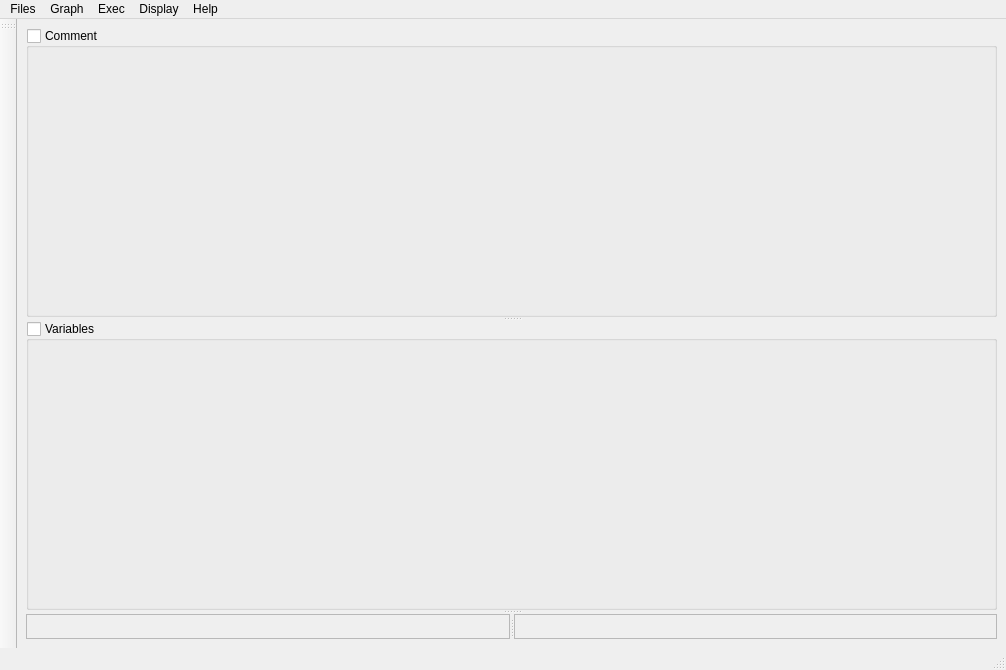
<?xml version="1.0" encoding="UTF-8"?>
<ui version="4.0">
 <class>mwGrapher</class>
 <widget class="QMainWindow" name="mwGrapher">
  <property name="geometry">
   <rect>
    <x>0</x>
    <y>0</y>
    <width>1006</width>
    <height>670</height>
   </rect>
  </property>
  <property name="windowTitle">
   <string>Grapher</string>
  </property>
  <widget class="QWidget" name="centralwidget">
   <layout class="QGridLayout" name="gridLayout">
    <item row="0" column="0">
     <widget class="QSplitter" name="splitter_2">
      <property name="orientation">
       <enum>Qt::Vertical</enum>
      </property>
      <widget class="QGroupBox" name="gbComment">
       <property name="sizePolicy">
        <sizepolicy hsizetype="Preferred" vsizetype="MinimumExpanding">
         <horstretch>0</horstretch>
         <verstretch>0</verstretch>
        </sizepolicy>
       </property>
       <property name="title">
        <string>Comment</string>
       </property>
       <property name="flat">
        <bool>false</bool>
       </property>
       <property name="checkable">
        <bool>true</bool>
       </property>
       <property name="checked">
        <bool>false</bool>
       </property>
       <layout class="QGridLayout" name="glComment">
        <property name="margin">
         <number>0</number>
        </property>
        <property name="spacing">
         <number>0</number>
        </property>
       </layout>
      </widget>
      <widget class="QGroupBox" name="gbVariables">
       <property name="sizePolicy">
        <sizepolicy hsizetype="Preferred" vsizetype="MinimumExpanding">
         <horstretch>0</horstretch>
         <verstretch>0</verstretch>
        </sizepolicy>
       </property>
       <property name="title">
        <string>Variables</string>
       </property>
       <property name="flat">
        <bool>false</bool>
       </property>
       <property name="checkable">
        <bool>true</bool>
       </property>
       <property name="checked">
        <bool>false</bool>
       </property>
       <layout class="QGridLayout" name="glVariables">
        <property name="margin">
         <number>0</number>
        </property>
        <property name="spacing">
         <number>0</number>
        </property>
       </layout>
      </widget>
      <widget class="QSplitter" name="splitter">
       <property name="orientation">
        <enum>Qt::Horizontal</enum>
       </property>
       <widget class="QFrame" name="vfGraphZone">
        <property name="frameShape">
         <enum>QFrame::StyledPanel</enum>
        </property>
        <layout class="QVBoxLayout" name="vlGraphZone">
         <property name="spacing">
          <number>0</number>
         </property>
         <property name="margin">
          <number>0</number>
         </property>
        </layout>
       </widget>
       <widget class="QFrame" name="vfNodeEditor">
        <property name="frameShape">
         <enum>QFrame::StyledPanel</enum>
        </property>
        <layout class="QVBoxLayout" name="vlNodeEditor">
         <property name="spacing">
          <number>0</number>
         </property>
         <property name="margin">
          <number>0</number>
         </property>
        </layout>
       </widget>
      </widget>
     </widget>
    </item>
   </layout>
  </widget>
  <widget class="QMenuBar" name="menubar">
   <property name="geometry">
    <rect>
     <x>0</x>
     <y>0</y>
     <width>1006</width>
     <height>21</height>
    </rect>
   </property>
   <widget class="QMenu" name="menuDisplay">
    <property name="title">
     <string>Display</string>
    </property>
    <widget class="QMenu" name="menuToolBarOptions">
     <property name="title">
      <string>Tool Bar Options</string>
     </property>
     <widget class="QMenu" name="menuToolBarOrient">
      <property name="title">
       <string>Tool Bar Orient</string>
      </property>
      <addaction name="miBarHorizontal"/>
      <addaction name="miBarVertical"/>
     </widget>
     <widget class="QMenu" name="menuToolTabOrient">
      <property name="title">
       <string>Tool Tab Orient</string>
      </property>
      <addaction name="miTabNorth"/>
      <addaction name="miTabSouth"/>
      <addaction name="miTabWest"/>
      <addaction name="miTabEast"/>
     </widget>
     <addaction name="menuToolBarOrient"/>
     <addaction name="menuToolTabOrient"/>
     <addaction name="separator"/>
     <addaction name="miToolsIconOnly"/>
    </widget>
    <addaction name="miToolsVisibility"/>
    <addaction name="miNodeEditor"/>
    <addaction name="miGraphScene"/>
    <addaction name="separator"/>
    <addaction name="menuToolBarOptions"/>
   </widget>
   <widget class="QMenu" name="menuGraph">
    <property name="title">
     <string>Graph</string>
    </property>
   </widget>
   <widget class="QMenu" name="menuHelp">
    <property name="title">
     <string>Help</string>
    </property>
    <addaction name="miGrapherDatas"/>
    <addaction name="miTreeDatas"/>
    <addaction name="miNodeDatas"/>
   </widget>
   <widget class="QMenu" name="menuFiles">
    <property name="title">
     <string>Files</string>
    </property>
    <widget class="QMenu" name="menuRecentFiles">
     <property name="title">
      <string>Recent Files</string>
     </property>
    </widget>
    <addaction name="miLoad"/>
    <addaction name="menuRecentFiles"/>
    <addaction name="separator"/>
    <addaction name="miSave"/>
    <addaction name="miSaveAs"/>
    <addaction name="separator"/>
    <addaction name="miBreakLock"/>
    <addaction name="separator"/>
    <addaction name="miClose"/>
    <addaction name="miQuit"/>
   </widget>
   <widget class="QMenu" name="menuExec">
    <property name="title">
     <string>Exec</string>
    </property>
    <widget class="QMenu" name="menuExecOptions">
     <property name="tearOffEnabled">
      <bool>true</bool>
     </property>
     <property name="title">
      <string>Exec Options</string>
     </property>
     <addaction name="miShowXterm"/>
     <addaction name="miWaitAtEnd"/>
    </widget>
    <addaction name="miXplorer"/>
    <addaction name="miXterm"/>
    <addaction name="separator"/>
    <addaction name="miExecGraph"/>
    <addaction name="menuExecOptions"/>
   </widget>
   <addaction name="menuFiles"/>
   <addaction name="menuGraph"/>
   <addaction name="menuExec"/>
   <addaction name="menuDisplay"/>
   <addaction name="menuHelp"/>
  </widget>
  <widget class="QStatusBar" name="statusbar"/>
  <widget class="QToolBar" name="tbTools">
   <property name="windowTitle">
    <string>toolBar</string>
   </property>
   <property name="floatable">
    <bool>false</bool>
   </property>
   <attribute name="toolBarArea">
    <enum>LeftToolBarArea</enum>
   </attribute>
   <attribute name="toolBarBreak">
    <bool>false</bool>
   </attribute>
  </widget>
  <action name="miToolsVisibility">
   <property name="checkable">
    <bool>true</bool>
   </property>
   <property name="checked">
    <bool>true</bool>
   </property>
   <property name="text">
    <string>Tools Bar</string>
   </property>
  </action>
  <action name="miGraphScene">
   <property name="checkable">
    <bool>true</bool>
   </property>
   <property name="text">
    <string>Graph Scene</string>
   </property>
  </action>
  <action name="miNodeEditor">
   <property name="checkable">
    <bool>true</bool>
   </property>
   <property name="text">
    <string>Node Editor</string>
   </property>
  </action>
  <action name="miToolsIconOnly">
   <property name="checkable">
    <bool>true</bool>
   </property>
   <property name="checked">
    <bool>true</bool>
   </property>
   <property name="text">
    <string>Tools Icon Only</string>
   </property>
  </action>
  <action name="miBarHorizontal">
   <property name="text">
    <string>Horizontal</string>
   </property>
  </action>
  <action name="miBarVertical">
   <property name="text">
    <string>Vertical</string>
   </property>
  </action>
  <action name="miTabNorth">
   <property name="text">
    <string>North</string>
   </property>
  </action>
  <action name="miTabSouth">
   <property name="text">
    <string>South</string>
   </property>
  </action>
  <action name="miTabWest">
   <property name="text">
    <string>West</string>
   </property>
  </action>
  <action name="miTabEast">
   <property name="text">
    <string>East</string>
   </property>
  </action>
  <action name="miTreeDatas">
   <property name="text">
    <string>Tree Datas</string>
   </property>
  </action>
  <action name="miFromUi">
   <property name="text">
    <string>From Ui</string>
   </property>
  </action>
  <action name="miSaveAs">
   <property name="text">
    <string>Save As</string>
   </property>
  </action>
  <action name="miSave">
   <property name="text">
    <string>Save</string>
   </property>
  </action>
  <action name="miLoad">
   <property name="text">
    <string>Load</string>
   </property>
  </action>
  <action name="miBreakLock">
   <property name="text">
    <string>Break Lock</string>
   </property>
  </action>
  <action name="miClose">
   <property name="text">
    <string>Close</string>
   </property>
  </action>
  <action name="miQuit">
   <property name="text">
    <string>Quit</string>
   </property>
  </action>
  <action name="miNodeDatas">
   <property name="text">
    <string>Node Datas</string>
   </property>
  </action>
  <action name="miXplorer">
   <property name="text">
    <string>Xplorer</string>
   </property>
  </action>
  <action name="miXterm">
   <property name="text">
    <string>Xterm</string>
   </property>
  </action>
  <action name="actionRecent">
   <property name="text">
    <string>recent</string>
   </property>
  </action>
  <action name="miGrapherDatas">
   <property name="text">
    <string>Grapher Datas</string>
   </property>
  </action>
  <action name="miExecGraph">
   <property name="text">
    <string>Exec Graph</string>
   </property>
  </action>
  <action name="miShowXterm">
   <property name="checkable">
    <bool>true</bool>
   </property>
   <property name="checked">
    <bool>true</bool>
   </property>
   <property name="text">
    <string>Show Xterm</string>
   </property>
  </action>
  <action name="miWaitAtEnd">
   <property name="checkable">
    <bool>true</bool>
   </property>
   <property name="checked">
    <bool>true</bool>
   </property>
   <property name="text">
    <string>Wait At End</string>
   </property>
  </action>
 </widget>
 <resources/>
 <connections/>
</ui>
